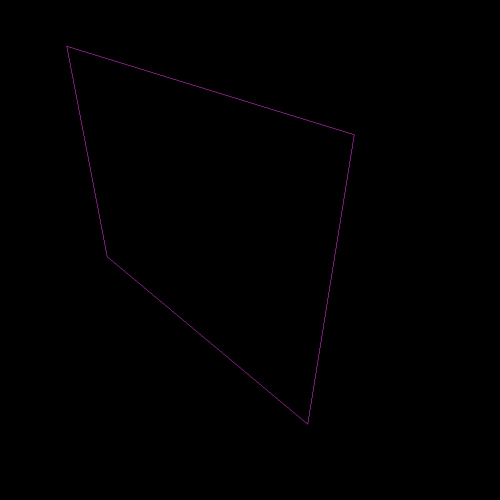
#> input picture Ejemplo2.jpg, 1000 x 1000 px, found by its file name (shown at 1/2 size)
$ python Taller4_01.py Ejemplo1.jpg Ejemplo2.jpg   (older library calls are emulated)
#> lines starting #> are read from the running program, lines starting #| are printed output that depends on the picture; after the words box and inside, x2 and y2 are one past the last pixel; in counts of white or black regions, pixels touching at a corner belong together
# ========================= TALLER 4 CRISTHIAN ALEAJNDRO ROJAS MARTINEZ ============================
import numpy as np
import random
# import matplotlib.pyplot as plt
import cv2
import os
import sys
from enum import Enum


# -----------  PRIMERA PARTE Generador de cuadriláteros
class Quadrilateral:
    N = 500

    def __init__(self, N):
        if N % 2 == 0:
            self.N = N
        else:
            print(" Por favor digite un numero par")

    def generate(self):
        N = self.N
        x1 = random.randint(0, N / 2)
        y1 = random.randint(0, N / 2)
        x2 = random.randint(N / 2, N)
        y2 = random.randint(0, N / 2)
        x3 = random.randint(N / 2, N)
        y3 = random.randint(N / 2, N)
        x4 = random.randint(0, N / 2)
        y4 = random.randint(N / 2, N)
        array_created = np.zeros([N, N, 3], dtype=np.uint8)
        # Reading an image in default mode
        image = array_created

        # Window name in which image is displayed
        window_name = 'Image'

        # Start coordinate, here (0, 0)
        # represents the top left corner of image
        start_point1 = (x1, y1)

        # End coordinate, here (250, 250)
        # represents the bottom right corner of image
        end_point2 = (x2, y2)

        start_point3 = (x3, y3)
        end_point4 = (x4, y4)

        # Green color in BGR
        color = (255, 0, 255)

        # Line thickness of 9 px
        thickness = 1

        # Using cv2.line() method
        # Dibujar las  4 lineas
        image = cv2.line(image, start_point1, end_point2, color, thickness)
        image = cv2.line(image, end_point2, start_point3, color, thickness)
        image = cv2.line(image, start_point3, end_point4, color, thickness)
        image = cv2.line(image, end_point4, start_point1, color, thickness)
        # Nombre de archivo
        filename = 'savedImage.jpg'

        # usar cv2.imwrite() method
        # guardar la imagen
        cv2.imshow('Cuadrilatero', image)
        cv2.waitKey(0)
        cv2.imwrite(filename, image)


# Elementos de otras clases necesarios para desarrollar el ejercicio
class Methods(Enum):
    Standard = 1
    Direct = 2


# [68 lines left out: functions gradient_map, orientation_map, not called in this run]


class Hough:
    def __init__(self, bw_edges):
        [self.rows, self.cols] = bw_edges.shape[:2]
        self.center_x = self.cols // 2
        self.center_y = self.rows // 2
        self.theta = np.arange(0, 360, 0.5)
        self.bw_edges = bw_edges

    def standard_transform(self):

        rmax = int(round(0.5 * np.sqrt(self.rows ** 2 + self.cols ** 2)))
        y, x = np.where(self.bw_edges >= 1)

        accumulator = np.zeros((rmax, len(self.theta)))

        for idx, th in enumerate(self.theta):
            r = np.around(
                (x - self.center_x) * np.cos((th * np.pi) / 180) + (y - self.center_y) * np.sin((th * np.pi) / 180))
            r = r.astype(int)
            r_idx = np.where(np.logical_and(r >= 0, r < rmax))
            np.add.at(accumulator[:, idx], r[r_idx[0]], 1)
        return accumulator

    # [27 lines left out: function direct_transform, not called in this run]

    @staticmethod
    def find_peaks(accumulator, nhood, accumulator_threshold, N_peaks):
        done = False
        acc_copy = accumulator
        nhood_center = [(nhood[0] - 1) / 2, (nhood[1] - 1) / 2]
        peaks = []
        while not done:
            [p, q] = np.unravel_index(acc_copy.argmax(), acc_copy.shape)
            if acc_copy[p, q] >= accumulator_threshold:
                peaks.append([p, q])
                p1 = p - nhood_center[0]
                p2 = p + nhood_center[0]
                q1 = q - nhood_center[1]
                q2 = q + nhood_center[1]

                [qq, pp] = np.meshgrid(np.arange(np.max([q1, 0]), np.min([q2, acc_copy.shape[1] - 1]) + 1, 1), \
                                       np.arange(np.max([p1, 0]), np.min([p2, acc_copy.shape[0] - 1]) + 1, 1))
                pp = np.array(pp.flatten(), dtype=np.intp)
                qq = np.array(qq.flatten(), dtype=np.intp)

                acc_copy[pp, qq] = 0
                done = np.array(peaks).shape[0] == N_peaks
            else:
                done = True

        return peaks


# --------------- SEGUNDA PARTE Detector de esquinas


def DetectCorners(image):
    method = Methods.Standard
    high_thresh = 300
    bw_edges = cv2.Canny(image, high_thresh * 0.3, high_thresh, L2gradient=True)  # aca esta el resultado de canny
    hough = Hough(bw_edges)
    if method == Methods.Standard:
        accumulator = hough.standard_transform()
    elif method == Methods.Direct:
        image_gray = cv2.cvtColor(image, cv2.COLOR_BGR2GRAY)
        theta, _ = gradient_map(image_gray)
        accumulator = hough.direct_transform(theta)
    else:
        sys.exit()

    acc_thresh = 50
    N_peaks = 4
    nhood = [25, 9]
    peaks = hough.find_peaks(accumulator, nhood, acc_thresh, N_peaks)

    _, cols = image.shape[:2]
    image_draw = np.copy(image)

    matriz = []
    for peak in peaks:
        a = []
        rho = peak[0]
        theta_ = hough.theta[peak[1]]

        theta_pi = np.pi * theta_ / 180
        theta_ = theta_ - 180
        a = np.cos(theta_pi)
        b = np.sin(theta_pi)
        x0 = a * rho + hough.center_x
        y0 = b * rho + hough.center_y
        c = -rho
        x1 = int(round(x0 + cols * (-b)))
        y1 = int(round(y0 + cols * a))
        x2 = int(round(x0 - cols * (-b)))
        y2 = int(round(y0 - cols * a))
        m = (y2 - y1) / (x2 - x1)
        a = [x1, y1, x2, y2, m]
        matriz.append(a)

        image_draw = cv2.line(image_draw, (x1, y1), (x2, y2), [0, 255, 255],
                              thickness=2)  # imagen con las lineas identificadas

    # Proceso para identificar las intersecciones de un cuadrilatero
    puntos = []
    for linea in matriz:
        if np.absolute(linea[4]) > 1:
            k = 1
            for linea2 in matriz:

                if np.absolute(linea2[4]) < 1:
                    ec1 = linea[4] * (k - linea[0]) + linea[1]
                    ec2 = linea2[4] * (k - linea2[0]) + linea2[1]

                    k = (linea[4] * linea[0] - linea2[4] * linea2[0] + linea2[1] - linea[1]) / (linea[4] - linea2[4])
                    x = round(k)
                    y = round(linea[4] * (x - linea[0]) + linea[1])
                    puntos.append([x, y])
    # Proceso para ubicar circulos en cada esquina
    for puntoss in puntos:
        image_corner = cv2.circle(image, (puntoss[0], puntoss[1]), 3, [0, 255, 255], 3)
        # CREACION DE LA IMAGEN CON LOS PUNTOS
    arrayPuntosEsquineros = np.array(puntos)  # ARRAY DE ESQUINEROS
    cv2.imshow("corners", image_corner)
    cv2.waitKey(0)
    cv2.destroyWindow("corners")


# ==================================================================================
#### RESOLUCION DE LA TAREA CON EJEMPLOS
# =====================================================================================

# Gnerador de Cuadrilateros Aleatoreos al final este permite guardar la imagen generada en un archivo de nombre savedImage.jpg
ImagenCuadrilatero = Quadrilateral(1000)
ImagenCuadrilatero.generate()

# Detector de esquinas
# apartir de la imagen generada anteriormente se reciben dos parametros la ruta donde esta alojada la imagen.jpg y el nombre del archivo
path = sys.argv[1]
image_name = sys.argv[2]
path_file = os.path.join(path, image_name)
image = cv2.imread(path_file)
#> image is the input picture: shape (1000, 1000, 3); mean B, G, R 0.5, 0.2, 0.5
cv2.imshow('Imagen Con Esquinas', image )
cv2.waitKey(0)

DetectCorners(image)
#> in DetectCorners, `bw_edges = cv2.Canny(image, high_thresh * 0.3, high_thresh, L2gradient..`:
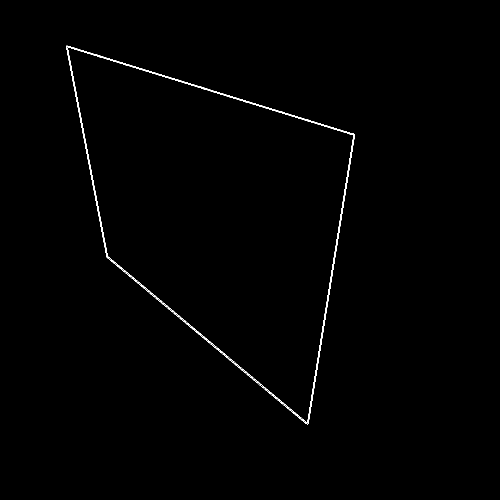
#> bw_edges: shape (1000, 1000) (shown at 1/2 size); 0.46% white in thin lines or dots, all inside (x1, y1, x2, y2) = (132, 91, 710, 849)
#> in standard_transform, `y, x = np.where(self.bw_edges >= 1)`: y = 4637 values from 91 to 848; x = 4637 values, max 709 at index 1690, min 132 at index 2, mean 434.8
#> in DetectCorners, `accumulator = hough.standard_transform()`:
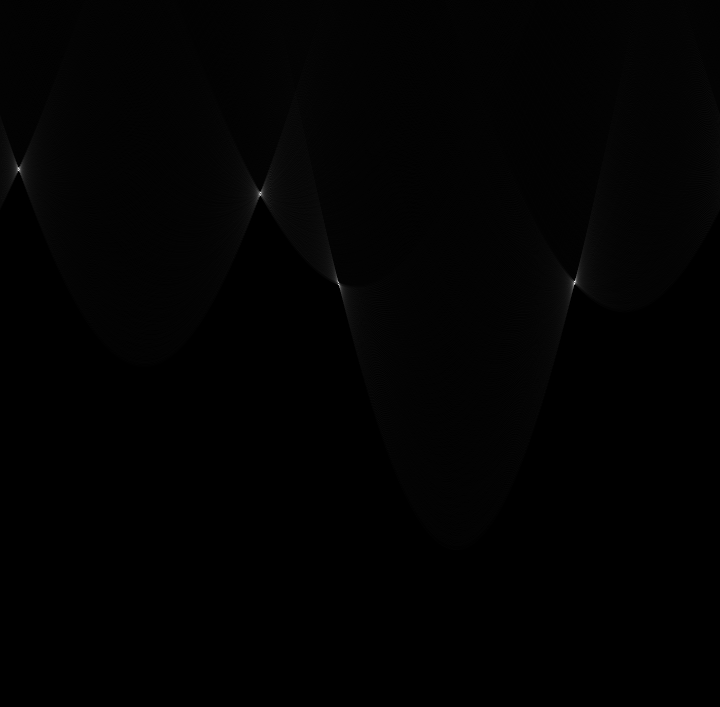
#> accumulator: shape (707, 720) float64; min 0, max 415, mean 3.3; drawn with min black and max white
#> the loop in find_peaks, `while not done:` made 4 passes
#> (p, q, p1, p2, q1, q2) on passes 1 to 4: (281, 574, 269, 293, 570, 578), (192, 260, 180, 204, 256, 264), (170, 18, 158, 182, 14, 22), (284, 338, 272, 296, 334, 342)
#> after the loop in find_peaks, `while not done:`:
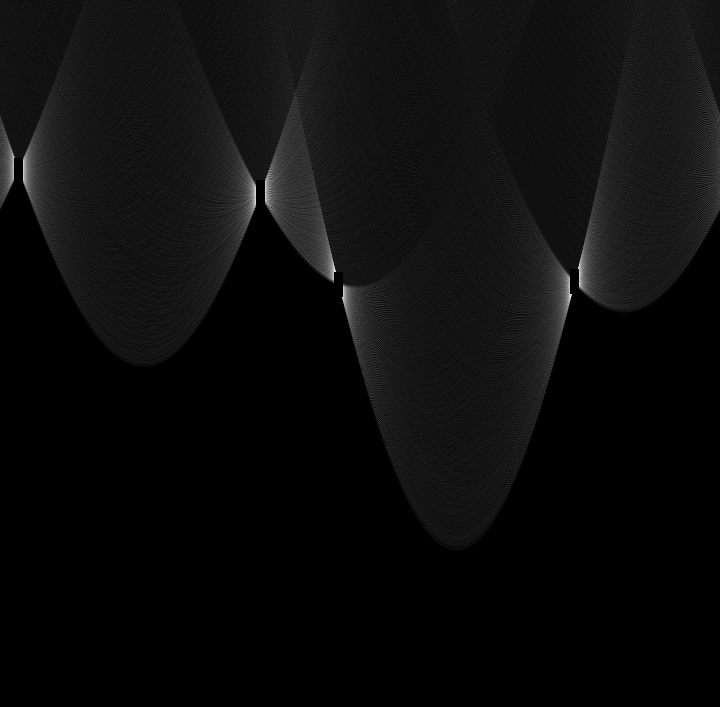
#> acc_copy: shape (707, 720) float64; 0.14% of pixels changed, all inside (x1, y1, x2, y2) = (14, 158, 579, 297); drawn with min black and max white
#> after the loop in find_peaks, `while not done:`: peaks = [[281, 574], [192, 260], [170, 18], [284, 338]]
#> the loop in DetectCorners, `for peak in peaks:` made 4 passes
#> (peak, rho, theta_, theta_pi, b, x0, y0, c) on passes 1 to 4: ([281, 574], 281, 107, 5.01, -0.956, 582.2, 231.3, -281), ([192, 260], 192, -50, 2.27, 0.766, 376.6, 647.1, -192), ([170, 18], 170, -171, 0.157, 0.156, 667.9, 526.6, -170), ([284, 338], 284, -11, 2.95, 0.191, 221.2, 554.2, -284)
#> pass 1, in DetectCorners, `image_draw = cv2.line(image_draw, (x1, y1), (x2, y2), [0, 255, 255], t..`:
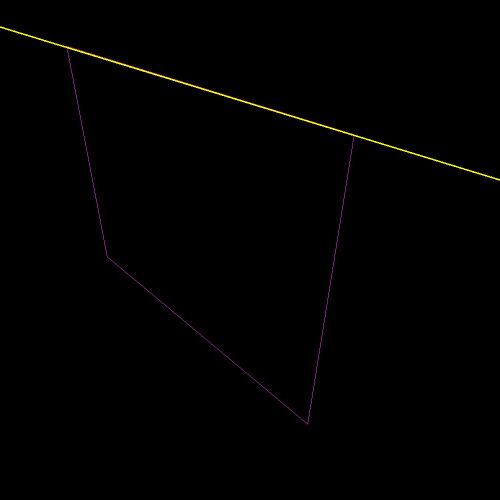
#> image_draw: shape (1000, 1000, 3) (shown at 1/2 size); 0.31% of pixels changed, all inside (x1, y1, x2, y2) = (0, 53, 1000, 361)
#> pass 2, in DetectCorners, `image_draw = cv2.line(image_draw, (x1, y1), (x2, y2), [0, 255, 255], t..`:
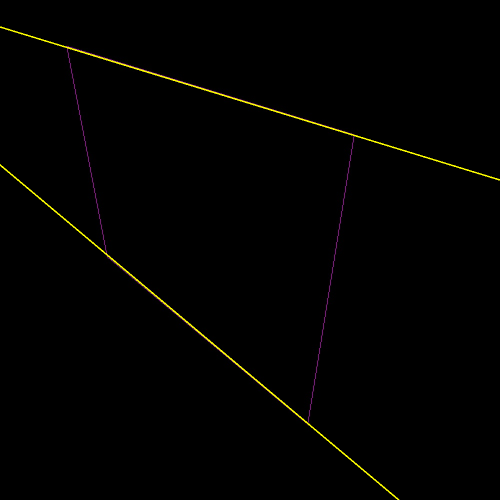
#> image_draw: shape (1000, 1000, 3) (shown at 1/2 size); 0.31% of pixels changed, all inside (x1, y1, x2, y2) = (0, 328, 799, 1000)
#> pass 3, in DetectCorners, `image_draw = cv2.line(image_draw, (x1, y1), (x2, y2), [0, 255, 255], t..`:
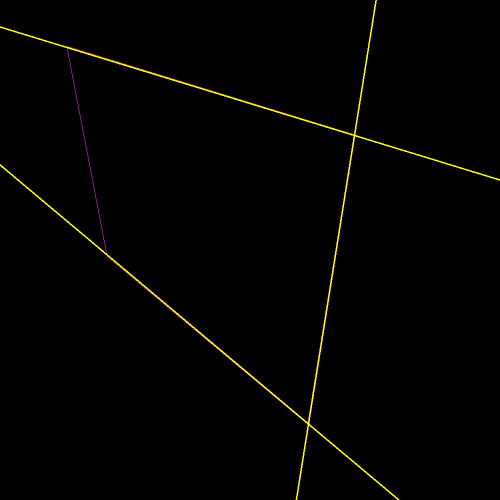
#> image_draw: shape (1000, 1000, 3) (shown at 1/2 size); 0.3% of pixels changed, all inside (x1, y1, x2, y2) = (591, 0, 754, 1000)
#> after the loop in DetectCorners, `for peak in peaks:`:
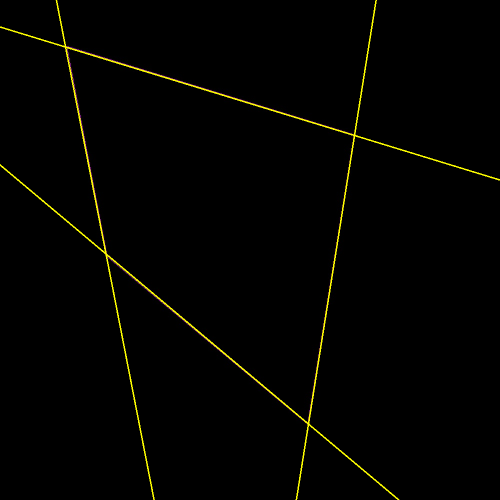
#> image_draw: shape (1000, 1000, 3) (shown at 1/2 size); 0.3% of pixels changed, all inside (x1, y1, x2, y2) = (111, 0, 310, 1000)
#> after the loop in DetectCorners, `for peak in peaks:`: matriz = [[1538, 524, -374, -61, 0.306], [-389, 4, 1143, 1290, 0.839], [511, 1514, 824, -461, -6.31], [30, -427, 412, 1536, 5.14]]
#> the loop in DetectCorners, `for linea in matriz:` made 4 passes
#> linea on passes 3 to 4: [511, 1514, 824, -461, -6.31], [30, -427, 412, 1536, 5.14]
#> after the loop in DetectCorners, `for linea in matriz:`: puntos = [[708, 271], [617, 845], [131, 92], [212, 508]]
#> the loop in DetectCorners, `for puntoss in puntos:` made 4 passes
#> after the loop in DetectCorners, `for puntoss in puntos:`: image: shape (1000, 1000, 3); 0.04% of pixels changed, all inside (x1, y1, x2, y2) = (126, 87, 714, 851)
